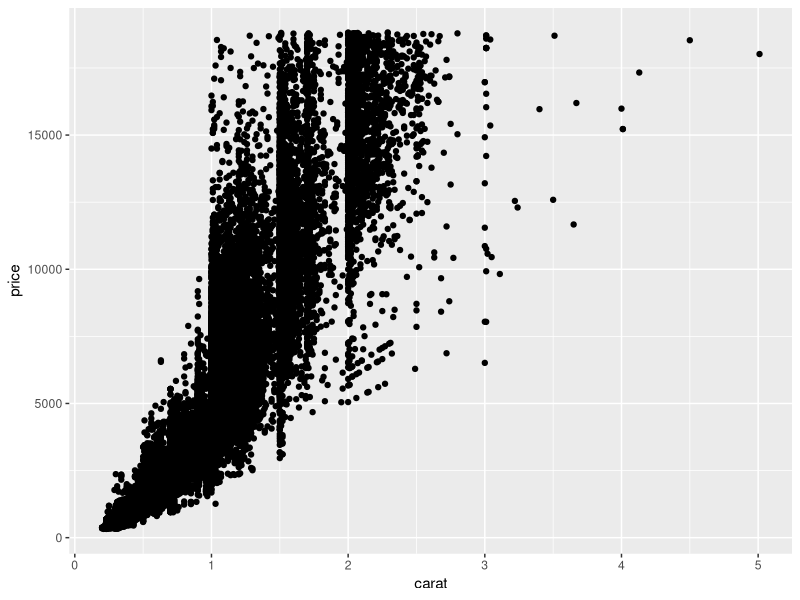
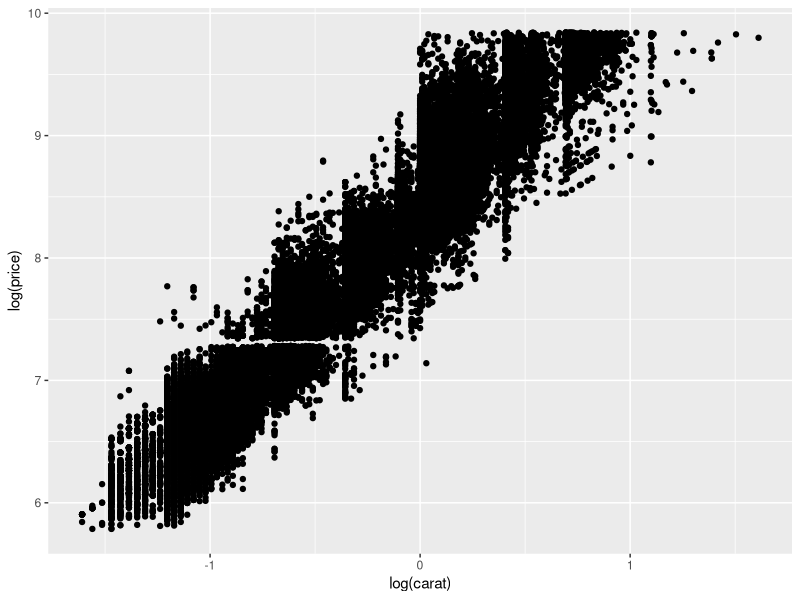
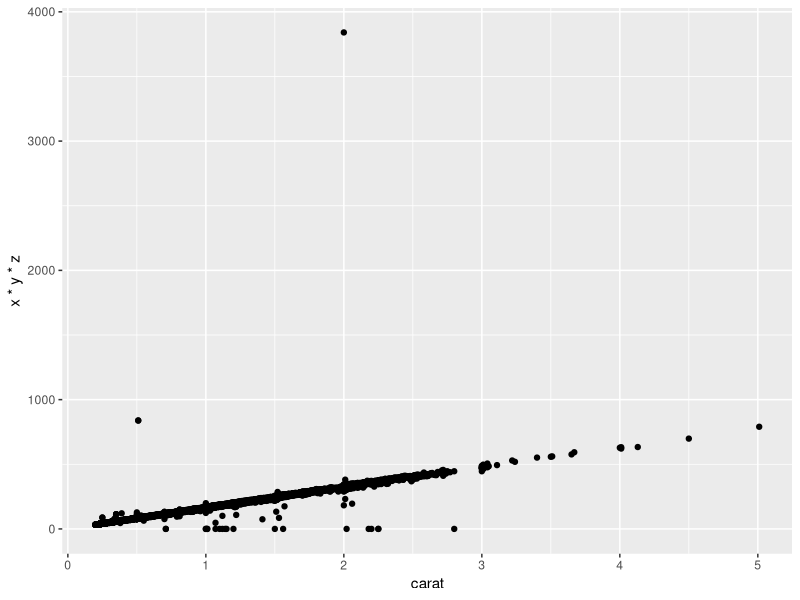
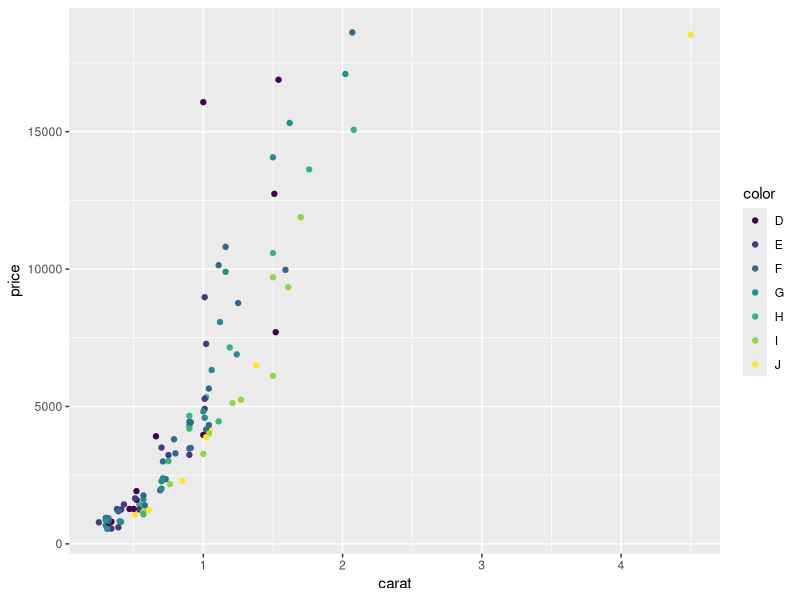
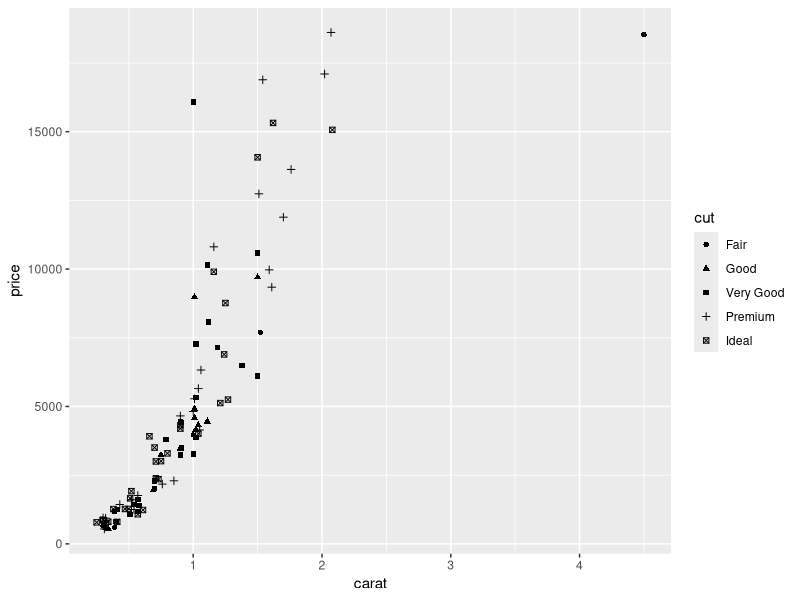
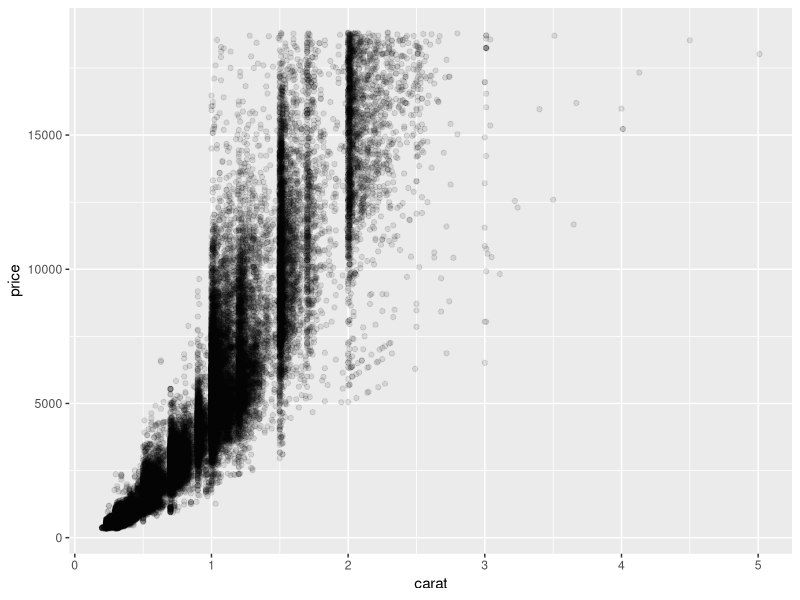
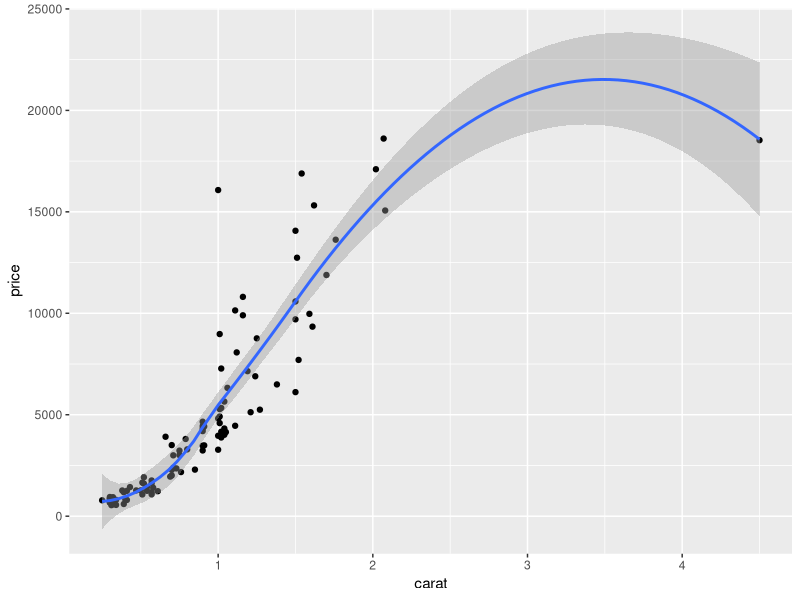
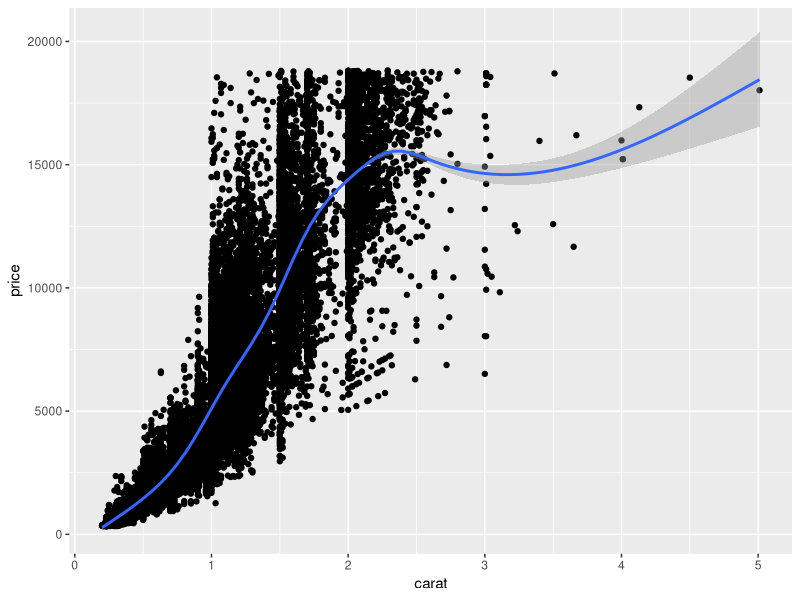

Recreate these plots in R, in order. (Note: this script raises an error after producing the figures.)
library(ggplot2)
library(dplyr)
library(plyr)

set.seed(1410)
dsmall <- diamonds[sample(nrow(diamonds), 100),]
View(diamonds)


# Bar Graphs --------------------------------------------------------------------



# Line Graphs --------------------------------------------------------------------




# Scatter Plots --------------------------------------------------------------------






# Histograms --------------------------------------------------------------------




# qplot() --------------------------------------------------------------------






# Elegant Graphics --------------------------------------------------------------------

qplot(carat, price, data = diamonds)
qplot(log(carat), log(price), data = diamonds)
qplot(carat, x * y * z, data=diamonds)
qplot(carat, price, data = dsmall, color=color)
qplot(carat, price, data = dsmall, shape = cut)
qplot(carat, price, data = diamonds, alpha = I(1/10))
qplot(carat, price, data = dsmall, geom = c("point", "smooth"))
qplot(carat, price, data = diamonds, geom = c("point", "smooth"))
qplot(carat, price, data = dsmall, geom = c("point", "smooth"), span = 0.2)
qplot(carat, price, data = dsmall, geom = c("point", "smooth"), span = 1)

# better for n > 1000

library(mgcv) 
qplot(carat, price, data = dsmall, geom = c("point", "smooth"), 
      method = "gam", formula = y ~ s(x))

# for large datasets

qplot(carat, price, data = dsmall, geom = c("point", "smooth"),
      method = "gam", formula = y ~ s(x, bs = "cs"))

# fits linear model

library(splines)
qplot(carat, price, data = dsmall, geom = c("point", "smooth"),
      method = "lm")
qplot(carat, price, data = dsmall, geom = c("point", "smooth"),
      method = "lm", formula = y ~ ns(x,5))

# rlm is more robust fitting algorithm

library(MASS)
qplot(carat, price, data = dsmall, geom = c("point", "smooth"),
      method = "rlm")

# categorical + continuous (boxplot/jittering)

qplot(color, price / carat, data = diamonds, geom = "jitter",
      alpha = 0.5)
qplot(color, price / carat, data = diamonds, geom = "boxplot",
      alpha = 0.5)

# distribution of variable (histogram/density)

qplot(carat, data = diamonds, geom = "histogram")
qplot(carat, data = diamonds, geom = "density")

# important to experiment with bin

qplot(carat, data = diamonds, geom = "histogram",
      binwidth = 0.1, xlim = c(0,3))
qplot(carat, data = diamonds, geom = "histogram",
      fill = color)
qplot(carat, data = diamonds, geom = "density",
      color = color)

# counts instance of variable (bar charts)

qplot(color, data = diamonds, geom = "bar")
qplot(color, data = diamonds, geom = "bar", weight = carat) +
  scale_y_continuous("carat")

# time series (line/path plots)
# line plots shows time of x-axis and how variable change over tiem
# path plots show how 2 variables have changed oevr tiem

qplot(date, unemploy / pop, data = economics, geom = "line")
qplot(date, uempmed, data = economics, geom = "line")

year <- function(x) as.POSIXlt(x)$year + 1900
qplot(unemploy / pop, uempmed, data = economics,
      geom = c("point", "path"))
qplot(unemploy / pop, uempmed, data = economics,
      geom = "path", color = year(date)) + scale_size_area()

# using facets
# histograms showing count

qplot(carat, data = diamonds, facets = color ~ .,
      geom = "histogram", binwidth = 0.1, xlim = c(0,3))

#histogram showing densities

qplot(carat, ..density.., data = diamonds, facets = color ~ .,
      geom = "histogram", binwidth = 0.1, xlim = c(0,3))

# other options

qplot(carat, price, data = dsmall,
       xlab = "Weight (carats)", ylab = "Price ($)",
       main = "Price-Weight Relationship")

qplot(carat, price/carat, data = dsmall,
      xlab = "Weight (carats)", ylab = expression(frac(price,carat)),
      main = "Small diamonds",
      xlim = c(.2,1))

qplot(carat, price, data = dsmall, log = "xy") # log both axes

# ggplot() --------------------------------------------------------------------

p <- ggplot(diamonds, aes(carat, price, color = cut))
p <- p + layer(geom = "point")
p

p <- ggplot(mtcars, aes(mpg, wt, color = cyl)) + geom_point()
p

# different geoms

df <- data.frame(
  x = c(3, 1, 5),
  y = c(2, 4, 6),
  label = c("a", "b", "c")
)

# basic plot types

p <- ggplot(df, aes(x, y, label = label)) +
  xlab(NULL) + ylab(NULL)
p + geom_point() + ggtitle("point")
p + geom_bar(stat="identity")
p + geom_line()
p + geom_area()
p + geom_path()
p + geom_text()
p + geom_tile()
p + geom_polygon()

# displaying distributions (histogram)
# 3 ways of showing distribution of depth and cut

depth_dist <- ggplot(diamonds, aes(depth)) + xlim(58, 68)
depth_dist + geom_histogram(aes(y = ..density..), 
                            binwidth = 0.1) + facet_grid(cut ~ .)
depth_dist + geom_histogram(aes(fill = cut), 
                            binwidth = 0.1, position = "fill")
depth_dist + geom_freqpoly(aes(y = ..density.., colour = cut), 
                           binwidth = 0.1)

# categorical and continous (boxplot)

qplot(cut, depth, data = diamonds, geom="boxplot")

# continuous and continous (boxplot) - need library(plyr)
qplot(carat, depth, data = diamonds, geom="boxplot",
      group = round_any(carat, 0.1, floor), xlim = c(0,3))

# categorical and categorical (jitter)

qplot(class, cty, data=mpg, geom="jitter")
qplot(class, drv, data=mpg, geom="jitter")

# continous (density plot)

qplot(depth, data=diamonds, geom="density", xlim = c(54, 70))
qplot(depth, data=diamonds, geom="density", xlim = c(54, 70),
      fill = cut, alpha = 0.5)








